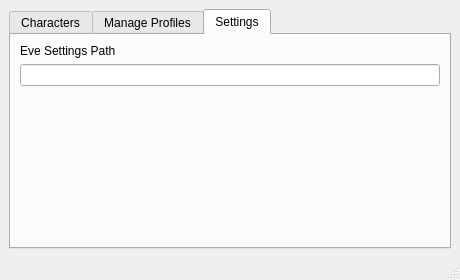
<?xml version="1.0" encoding="UTF-8"?>
<ui version="4.0">
 <class>MainWindow</class>
 <widget class="QMainWindow" name="MainWindow">
  <property name="geometry">
   <rect>
    <x>0</x>
    <y>0</y>
    <width>460</width>
    <height>280</height>
   </rect>
  </property>
  <property name="windowTitle">
   <string>EveSnapshot</string>
  </property>
  <property name="documentMode">
   <bool>false</bool>
  </property>
  <property name="tabShape">
   <enum>QTabWidget::Rounded</enum>
  </property>
  <widget class="QWidget" name="centralwidget">
   <layout class="QVBoxLayout" name="verticalLayout_2">
    <item>
     <widget class="QTabWidget" name="tabWidget">
      <property name="toolTip">
       <string/>
      </property>
      <property name="accessibleName">
       <string/>
      </property>
      <property name="currentIndex">
       <number>2</number>
      </property>
      <widget class="QWidget" name="mainTab">
       <attribute name="title">
        <string>Characters</string>
       </attribute>
       <layout class="QGridLayout" name="gridLayout_2">
        <item row="6" column="1">
         <widget class="QPushButton" name="loadProfileAllBtn">
          <property name="text">
           <string>Load Profile for All Characters</string>
          </property>
         </widget>
        </item>
        <item row="1" column="1">
         <widget class="QLabel" name="selectedProfileLbl">
          <property name="text">
           <string>Selected Profile</string>
          </property>
         </widget>
        </item>
        <item row="2" column="1">
         <widget class="QComboBox" name="profileComboBox"/>
        </item>
        <item row="5" column="1">
         <widget class="QPushButton" name="loadProfileBtn">
          <property name="text">
           <string>Load Profile for Character</string>
          </property>
         </widget>
        </item>
        <item row="1" column="0" rowspan="6">
         <widget class="QTreeWidget" name="profileLoadedTree">
          <property name="sizePolicy">
           <sizepolicy hsizetype="Expanding" vsizetype="Expanding">
            <horstretch>0</horstretch>
            <verstretch>0</verstretch>
           </sizepolicy>
          </property>
          <property name="frameShape">
           <enum>QFrame::StyledPanel</enum>
          </property>
          <property name="frameShadow">
           <enum>QFrame::Sunken</enum>
          </property>
          <property name="indentation">
           <number>6</number>
          </property>
          <column>
           <property name="text">
            <string>Character Name</string>
           </property>
          </column>
          <column>
           <property name="text">
            <string>Profile Loaded</string>
           </property>
          </column>
         </widget>
        </item>
       </layout>
      </widget>
      <widget class="QWidget" name="tab">
       <attribute name="title">
        <string>Manage Profiles</string>
       </attribute>
       <layout class="QGridLayout" name="gridLayout_3">
        <item row="5" column="1">
         <widget class="QPushButton" name="deleteProfileBtn">
          <property name="text">
           <string>Delete Selected Profile</string>
          </property>
         </widget>
        </item>
        <item row="0" column="1">
         <widget class="QLabel" name="selectedCharLbl">
          <property name="text">
           <string>Selected Character</string>
          </property>
         </widget>
        </item>
        <item row="3" column="1">
         <widget class="QPushButton" name="createFromSelectedBtn">
          <property name="text">
           <string>Create New From Selected Character</string>
          </property>
         </widget>
        </item>
        <item row="4" column="1">
         <widget class="QPushButton" name="renameProfileBtn">
          <property name="text">
           <string>Rename Selected Profile</string>
          </property>
         </widget>
        </item>
        <item row="0" column="0" rowspan="6">
         <widget class="QTreeWidget" name="profileTree">
          <property name="indentation">
           <number>5</number>
          </property>
          <column>
           <property name="text">
            <string>Profile Name</string>
           </property>
          </column>
         </widget>
        </item>
        <item row="1" column="1">
         <widget class="QComboBox" name="charSelectCombo"/>
        </item>
       </layout>
      </widget>
      <widget class="QWidget" name="settingsTab">
       <property name="enabled">
        <bool>true</bool>
       </property>
       <attribute name="title">
        <string>Settings</string>
       </attribute>
       <layout class="QFormLayout" name="formLayout">
        <item row="0" column="0">
         <widget class="QLabel" name="evePathLbl">
          <property name="text">
           <string>Eve Settings Path</string>
          </property>
         </widget>
        </item>
        <item row="1" column="0" colspan="2">
         <widget class="QLineEdit" name="evePathInput">
          <property name="cursorMoveStyle">
           <enum>Qt::VisualMoveStyle</enum>
          </property>
         </widget>
        </item>
       </layout>
      </widget>
     </widget>
    </item>
   </layout>
  </widget>
  <widget class="QStatusBar" name="statusbar"/>
  <action name="actionOpen">
   <property name="text">
    <string>Open</string>
   </property>
  </action>
 </widget>
 <resources/>
 <connections/>
</ui>
